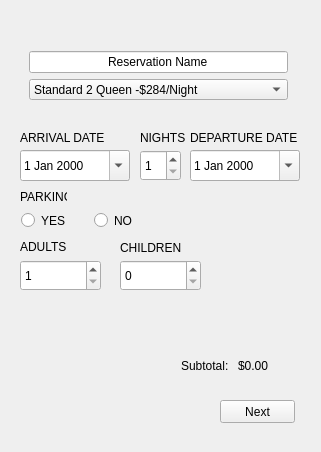
<?xml version="1.0" encoding="UTF-8"?>
<ui version="4.0">
 <class>Reservation</class>
 <widget class="QMainWindow" name="Reservation">
  <property name="geometry">
   <rect>
    <x>0</x>
    <y>0</y>
    <width>321</width>
    <height>452</height>
   </rect>
  </property>
  <property name="windowTitle">
   <string>Canal Resort Reservation Form</string>
  </property>
  <property name="autoFillBackground">
   <bool>true</bool>
  </property>
  <widget class="QWidget" name="centralWidget">
   <widget class="QStackedWidget" name="stackedWidget">
    <property name="enabled">
     <bool>true</bool>
    </property>
    <property name="geometry">
     <rect>
      <x>0</x>
      <y>0</y>
      <width>331</width>
      <height>431</height>
     </rect>
    </property>
    <widget class="QWidget" name="page_1">
     <widget class="QPushButton" name="nextButton">
      <property name="geometry">
       <rect>
        <x>220</x>
        <y>400</y>
        <width>75</width>
        <height>23</height>
       </rect>
      </property>
      <property name="text">
       <string>Next</string>
      </property>
     </widget>
     <widget class="QSpinBox" name="nights">
      <property name="geometry">
       <rect>
        <x>140</x>
        <y>150</y>
        <width>41</width>
        <height>31</height>
       </rect>
      </property>
      <property name="minimum">
       <number>1</number>
      </property>
      <property name="maximum">
       <number>7</number>
      </property>
      <property name="displayIntegerBase">
       <number>10</number>
      </property>
     </widget>
     <widget class="QRadioButton" name="parkingYes">
      <property name="geometry">
       <rect>
        <x>21</x>
        <y>211</y>
        <width>67</width>
        <height>19</height>
       </rect>
      </property>
      <property name="layoutDirection">
       <enum>Qt::LeftToRight</enum>
      </property>
      <property name="text">
       <string>YES</string>
      </property>
     </widget>
     <widget class="QDateEdit" name="arrivalDateInput">
      <property name="geometry">
       <rect>
        <x>20</x>
        <y>150</y>
        <width>110</width>
        <height>31</height>
       </rect>
      </property>
      <property name="calendarPopup">
       <bool>true</bool>
      </property>
     </widget>
     <widget class="QLabel" name="arrivalDateLabel">
      <property name="geometry">
       <rect>
        <x>20</x>
        <y>130</y>
        <width>111</width>
        <height>16</height>
       </rect>
      </property>
      <property name="text">
       <string>ARRIVAL DATE</string>
      </property>
     </widget>
     <widget class="QDateEdit" name="departureDateInput">
      <property name="geometry">
       <rect>
        <x>190</x>
        <y>150</y>
        <width>110</width>
        <height>31</height>
       </rect>
      </property>
      <property name="calendarPopup">
       <bool>true</bool>
      </property>
     </widget>
     <widget class="QLabel" name="departureDateLabel">
      <property name="geometry">
       <rect>
        <x>190</x>
        <y>130</y>
        <width>111</width>
        <height>16</height>
       </rect>
      </property>
      <property name="text">
       <string>DEPARTURE DATE</string>
      </property>
     </widget>
     <widget class="QRadioButton" name="parkingNo">
      <property name="geometry">
       <rect>
        <x>94</x>
        <y>211</y>
        <width>66</width>
        <height>19</height>
       </rect>
      </property>
      <property name="layoutDirection">
       <enum>Qt::LeftToRight</enum>
      </property>
      <property name="text">
       <string>NO</string>
      </property>
     </widget>
     <widget class="QLabel" name="parkingLabel">
      <property name="geometry">
       <rect>
        <x>20</x>
        <y>190</y>
        <width>47</width>
        <height>13</height>
       </rect>
      </property>
      <property name="text">
       <string>PARKING</string>
      </property>
     </widget>
     <widget class="QSpinBox" name="adultSelection">
      <property name="geometry">
       <rect>
        <x>20</x>
        <y>260</y>
        <width>81</width>
        <height>31</height>
       </rect>
      </property>
      <property name="minimum">
       <number>1</number>
      </property>
      <property name="maximum">
       <number>4</number>
      </property>
     </widget>
     <widget class="QLabel" name="label_2">
      <property name="geometry">
       <rect>
        <x>20</x>
        <y>240</y>
        <width>47</width>
        <height>13</height>
       </rect>
      </property>
      <property name="text">
       <string>ADULTS</string>
      </property>
     </widget>
     <widget class="QLabel" name="label_3">
      <property name="geometry">
       <rect>
        <x>120</x>
        <y>240</y>
        <width>71</width>
        <height>16</height>
       </rect>
      </property>
      <property name="text">
       <string>CHILDREN</string>
      </property>
     </widget>
     <widget class="QSpinBox" name="childrenSelection">
      <property name="geometry">
       <rect>
        <x>120</x>
        <y>260</y>
        <width>81</width>
        <height>31</height>
       </rect>
      </property>
     </widget>
     <widget class="QLabel" name="label_4">
      <property name="geometry">
       <rect>
        <x>140</x>
        <y>130</y>
        <width>61</width>
        <height>16</height>
       </rect>
      </property>
      <property name="text">
       <string>NIGHTS</string>
      </property>
     </widget>
     <widget class="QWidget" name="layoutWidget">
      <property name="geometry">
       <rect>
        <x>170</x>
        <y>350</y>
        <width>121</width>
        <height>31</height>
       </rect>
      </property>
      <layout class="QHBoxLayout" name="horizontalLayout">
       <item>
        <widget class="QLabel" name="label_5">
         <property name="text">
          <string>Subtotal: </string>
         </property>
        </widget>
       </item>
       <item>
        <widget class="QLabel" name="subtotalPg1">
         <property name="text">
          <string>$0.00</string>
         </property>
        </widget>
       </item>
      </layout>
     </widget>
     <widget class="QWidget" name="layoutWidget">
      <property name="geometry">
       <rect>
        <x>18</x>
        <y>40</y>
        <width>281</width>
        <height>71</height>
       </rect>
      </property>
      <layout class="QVBoxLayout" name="verticalLayout">
       <item>
        <widget class="QLineEdit" name="reservationName">
         <property name="text">
          <string>Reservation Name</string>
         </property>
         <property name="alignment">
          <set>Qt::AlignCenter</set>
         </property>
        </widget>
       </item>
       <item>
        <widget class="QComboBox" name="roomSelection">
         <property name="editable">
          <bool>false</bool>
         </property>
         <item>
          <property name="text">
           <string>Standard 2 Queen -$284/Night</string>
          </property>
         </item>
         <item>
          <property name="text">
           <string>Atrium 2 Queen-$325/Night</string>
          </property>
         </item>
         <item>
          <property name="text">
           <string>Standard King-$290/Night</string>
          </property>
         </item>
         <item>
          <property name="text">
           <string>Atrium King-$350/Night</string>
          </property>
         </item>
        </widget>
       </item>
      </layout>
     </widget>
    </widget>
    <widget class="QWidget" name="page_2">
     <widget class="QLabel" name="label">
      <property name="geometry">
       <rect>
        <x>90</x>
        <y>10</y>
        <width>101</width>
        <height>20</height>
       </rect>
      </property>
      <property name="text">
       <string>PAYMENT</string>
      </property>
      <property name="alignment">
       <set>Qt::AlignCenter</set>
      </property>
     </widget>
     <widget class="QRadioButton" name="visaButton">
      <property name="geometry">
       <rect>
        <x>50</x>
        <y>230</y>
        <width>82</width>
        <height>17</height>
       </rect>
      </property>
      <property name="text">
       <string>VISA</string>
      </property>
     </widget>
     <widget class="QRadioButton" name="mCardButton">
      <property name="geometry">
       <rect>
        <x>50</x>
        <y>250</y>
        <width>101</width>
        <height>17</height>
       </rect>
      </property>
      <property name="text">
       <string>MASTER CARD</string>
      </property>
     </widget>
     <widget class="QRadioButton" name="amexButton">
      <property name="geometry">
       <rect>
        <x>150</x>
        <y>250</y>
        <width>121</width>
        <height>17</height>
       </rect>
      </property>
      <property name="text">
       <string>AMERICAN EXPRESS</string>
      </property>
     </widget>
     <widget class="QRadioButton" name="discoverButton">
      <property name="geometry">
       <rect>
        <x>150</x>
        <y>230</y>
        <width>82</width>
        <height>17</height>
       </rect>
      </property>
      <property name="text">
       <string>DISCOVER</string>
      </property>
     </widget>
     <widget class="QLabel" name="label_11">
      <property name="geometry">
       <rect>
        <x>110</x>
        <y>210</y>
        <width>71</width>
        <height>16</height>
       </rect>
      </property>
      <property name="font">
       <font>
        <weight>75</weight>
        <bold>true</bold>
       </font>
      </property>
      <property name="text">
       <string>Credit Card</string>
      </property>
     </widget>
     <widget class="QLineEdit" name="cardNumber">
      <property name="geometry">
       <rect>
        <x>50</x>
        <y>280</y>
        <width>191</width>
        <height>20</height>
       </rect>
      </property>
      <property name="text">
       <string>Card Number</string>
      </property>
      <property name="alignment">
       <set>Qt::AlignCenter</set>
      </property>
     </widget>
     <widget class="QLineEdit" name="cardExpiration">
      <property name="geometry">
       <rect>
        <x>90</x>
        <y>310</y>
        <width>113</width>
        <height>20</height>
       </rect>
      </property>
      <property name="text">
       <string>Expiration </string>
      </property>
      <property name="alignment">
       <set>Qt::AlignCenter</set>
      </property>
     </widget>
     <widget class="QWidget" name="">
      <property name="geometry">
       <rect>
        <x>70</x>
        <y>50</y>
        <width>141</width>
        <height>141</height>
       </rect>
      </property>
      <layout class="QGridLayout" name="gridLayout">
       <item row="0" column="0">
        <widget class="QLabel" name="label_6">
         <property name="text">
          <string>Room:</string>
         </property>
        </widget>
       </item>
       <item row="0" column="1">
        <widget class="QLabel" name="roomTotal">
         <property name="text">
          <string>$0.00</string>
         </property>
        </widget>
       </item>
       <item row="1" column="0">
        <widget class="QLabel" name="label_7">
         <property name="text">
          <string>Parking:</string>
         </property>
        </widget>
       </item>
       <item row="1" column="1">
        <widget class="QLabel" name="parkingTotal">
         <property name="text">
          <string>$0.00</string>
         </property>
        </widget>
       </item>
       <item row="2" column="0">
        <widget class="QLabel" name="label_8">
         <property name="text">
          <string>Resort Fee:</string>
         </property>
        </widget>
       </item>
       <item row="2" column="1">
        <widget class="QLabel" name="resortFeeTotal">
         <property name="text">
          <string>$0.00</string>
         </property>
        </widget>
       </item>
       <item row="3" column="0">
        <widget class="QLabel" name="label_9">
         <property name="text">
          <string>Tax:</string>
         </property>
        </widget>
       </item>
       <item row="3" column="1">
        <widget class="QLabel" name="taxTotal">
         <property name="text">
          <string>$0.00</string>
         </property>
        </widget>
       </item>
       <item row="4" column="0">
        <widget class="QLabel" name="label_10">
         <property name="text">
          <string>Tota Duel:</string>
         </property>
        </widget>
       </item>
       <item row="4" column="1">
        <widget class="QLabel" name="totalDue">
         <property name="text">
          <string>$0.00</string>
         </property>
        </widget>
       </item>
      </layout>
     </widget>
     <widget class="QWidget" name="">
      <property name="geometry">
       <rect>
        <x>10</x>
        <y>400</y>
        <width>301</width>
        <height>31</height>
       </rect>
      </property>
      <layout class="QHBoxLayout" name="horizontalLayout_2">
       <item>
        <widget class="QPushButton" name="backButton">
         <property name="text">
          <string>Back</string>
         </property>
        </widget>
       </item>
       <item>
        <spacer name="horizontalSpacer">
         <property name="orientation">
          <enum>Qt::Horizontal</enum>
         </property>
         <property name="sizeHint" stdset="0">
          <size>
           <width>40</width>
           <height>20</height>
          </size>
         </property>
        </spacer>
       </item>
       <item>
        <widget class="QPushButton" name="payButton">
         <property name="text">
          <string>PushButton</string>
         </property>
        </widget>
       </item>
      </layout>
     </widget>
    </widget>
    <widget class="QWidget" name="page3">
     <widget class="QLabel" name="label_12">
      <property name="geometry">
       <rect>
        <x>100</x>
        <y>10</y>
        <width>101</width>
        <height>20</height>
       </rect>
      </property>
      <property name="text">
       <string>CONFIRMATION</string>
      </property>
      <property name="alignment">
       <set>Qt::AlignCenter</set>
      </property>
     </widget>
     <widget class="QPushButton" name="closeButton">
      <property name="geometry">
       <rect>
        <x>230</x>
        <y>390</y>
        <width>75</width>
        <height>23</height>
       </rect>
      </property>
      <property name="text">
       <string>CLOSE</string>
      </property>
     </widget>
     <widget class="QLabel" name="label_13">
      <property name="geometry">
       <rect>
        <x>20</x>
        <y>40</y>
        <width>171</width>
        <height>41</height>
       </rect>
      </property>
      <property name="text">
       <string>Thank you,</string>
      </property>
     </widget>
     <widget class="QWidget" name="layoutWidget_2">
      <property name="geometry">
       <rect>
        <x>30</x>
        <y>110</y>
        <width>251</width>
        <height>181</height>
       </rect>
      </property>
      <layout class="QGridLayout" name="gridLayout_3" rowstretch="0,0,0,0,0" columnstretch="20,80">
       <property name="sizeConstraint">
        <enum>QLayout::SetFixedSize</enum>
       </property>
       <item row="1" column="1">
        <widget class="QLabel" name="parkingTotal_3">
         <property name="text">
          <string>$0.00</string>
         </property>
        </widget>
       </item>
       <item row="2" column="0">
        <widget class="QLabel" name="label_21">
         <property name="text">
          <string>Room Type:</string>
         </property>
        </widget>
       </item>
       <item row="0" column="0">
        <widget class="QLabel" name="label_19">
         <property name="text">
          <string>Arrival:</string>
         </property>
        </widget>
       </item>
       <item row="1" column="0">
        <widget class="QLabel" name="label_20">
         <property name="text">
          <string>Nights:</string>
         </property>
        </widget>
       </item>
       <item row="0" column="1">
        <widget class="QLabel" name="roomTotal_3">
         <property name="text">
          <string>$0.00</string>
         </property>
        </widget>
       </item>
       <item row="4" column="0">
        <widget class="QLabel" name="label_23">
         <property name="text">
          <string>Occupants:</string>
         </property>
        </widget>
       </item>
       <item row="4" column="1">
        <widget class="QLabel" name="totalDue_3">
         <property name="text">
          <string>$0.00</string>
         </property>
        </widget>
       </item>
       <item row="2" column="1">
        <widget class="QLabel" name="resortFeeTotal_3">
         <property name="text">
          <string>$0.00</string>
         </property>
        </widget>
       </item>
       <item row="3" column="1">
        <widget class="QLabel" name="taxTotal_3">
         <property name="text">
          <string>$0.00</string>
         </property>
        </widget>
       </item>
       <item row="3" column="0">
        <widget class="QLabel" name="label_22">
         <property name="text">
          <string>Parking:</string>
         </property>
        </widget>
       </item>
      </layout>
     </widget>
     <widget class="QLabel" name="totalDue_7">
      <property name="geometry">
       <rect>
        <x>33</x>
        <y>327</y>
        <width>81</width>
        <height>20</height>
       </rect>
      </property>
      <property name="text">
       <string>Credit Card:</string>
      </property>
     </widget>
     <widget class="QLabel" name="totalDue_8">
      <property name="geometry">
       <rect>
        <x>120</x>
        <y>327</y>
        <width>162</width>
        <height>20</height>
       </rect>
      </property>
      <property name="text">
       <string>$0.00</string>
      </property>
     </widget>
     <widget class="QLabel" name="label_25">
      <property name="geometry">
       <rect>
        <x>33</x>
        <y>300</y>
        <width>81</width>
        <height>21</height>
       </rect>
      </property>
      <property name="text">
       <string>Total</string>
      </property>
     </widget>
     <widget class="QLabel" name="totalDue_9">
      <property name="geometry">
       <rect>
        <x>120</x>
        <y>300</y>
        <width>162</width>
        <height>21</height>
       </rect>
      </property>
      <property name="text">
       <string>$0.00</string>
      </property>
     </widget>
    </widget>
   </widget>
  </widget>
 </widget>
 <layoutdefault spacing="6" margin="11"/>
 <resources/>
 <connections/>
 <designerdata>
  <property name="gridDeltaX">
   <number>10</number>
  </property>
  <property name="gridDeltaY">
   <number>10</number>
  </property>
  <property name="gridSnapX">
   <bool>true</bool>
  </property>
  <property name="gridSnapY">
   <bool>true</bool>
  </property>
  <property name="gridVisible">
   <bool>true</bool>
  </property>
 </designerdata>
</ui>
